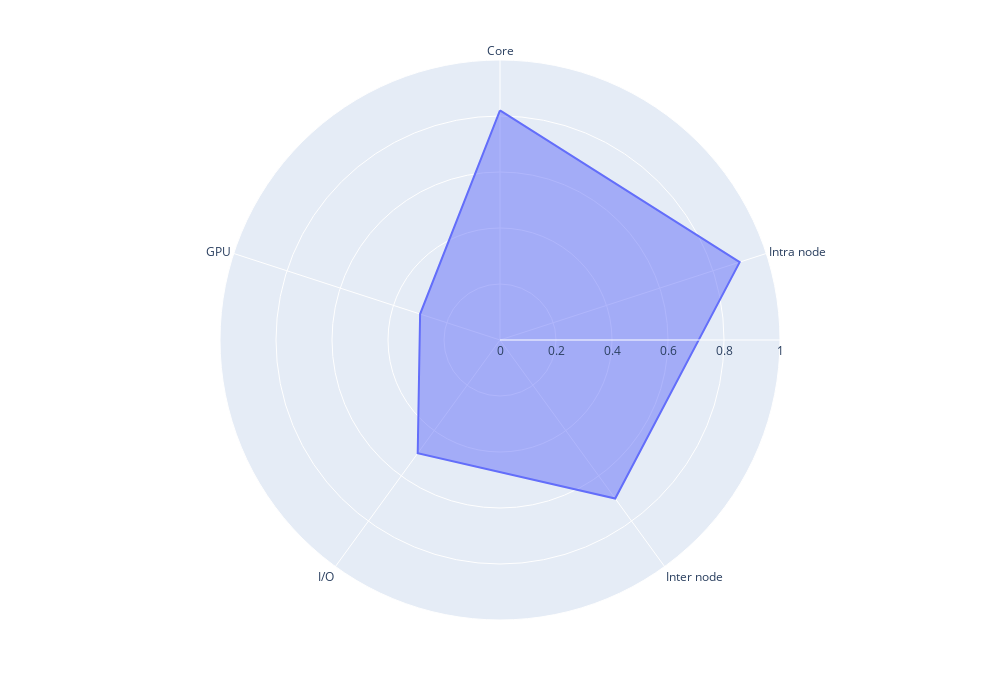

This figure's notebook cell:
### Markdown cell above
### Summary diagram (radar plot) - **In Progress!**

### Code cell
summary_statistics = summary(core_performance_stats, intra_node_stats)
summary_statistics.draw_radar()

### Figure 1 — Plotly figure (JSON) as saved in the notebook; plotly's stock layout.template omitted (floating-point values rounded to 4 significant figures)
{"data": [{"fill": "toself", "hovertemplate": "proportions=%{r}<br>rubrics=%{theta}<extra></extra>", "legendgroup": "", "line": {"color": "#636efa", "dash": "solid"}, "marker": {"symbol": "circle"}, "mode": "lines", "name": "", "r": [0.82, 0.9, 0.7, 0.5, 0.3, 0.82], "showlegend": false, "subplot": "polar", "theta": ["Core", "Intra node", "Inter node", "I/O", "GPU", "Core"], "type": "scatterpolar"}], "layout": {"height": 700, "legend": {"tracegroupgap": 0}, "margin": {"t": 60}, "polar": {"angularaxis": {"direction": "clockwise", "rotation": 90}, "domain": {"x": [0, 1], "y": [0, 1]}, "radialaxis": {"range": [0, 1]}}, "width": 1000}}
